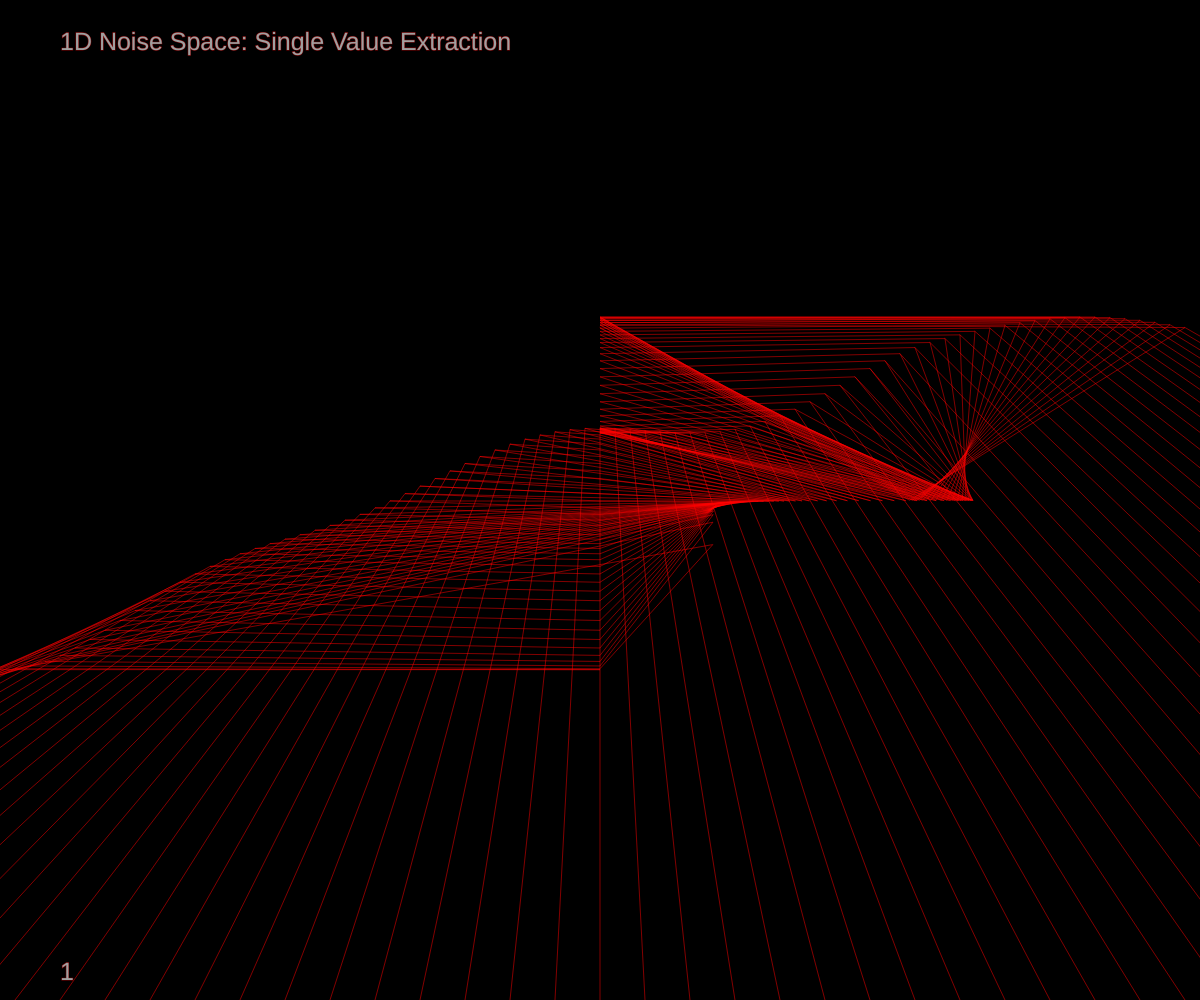
Frame 1 (no input)
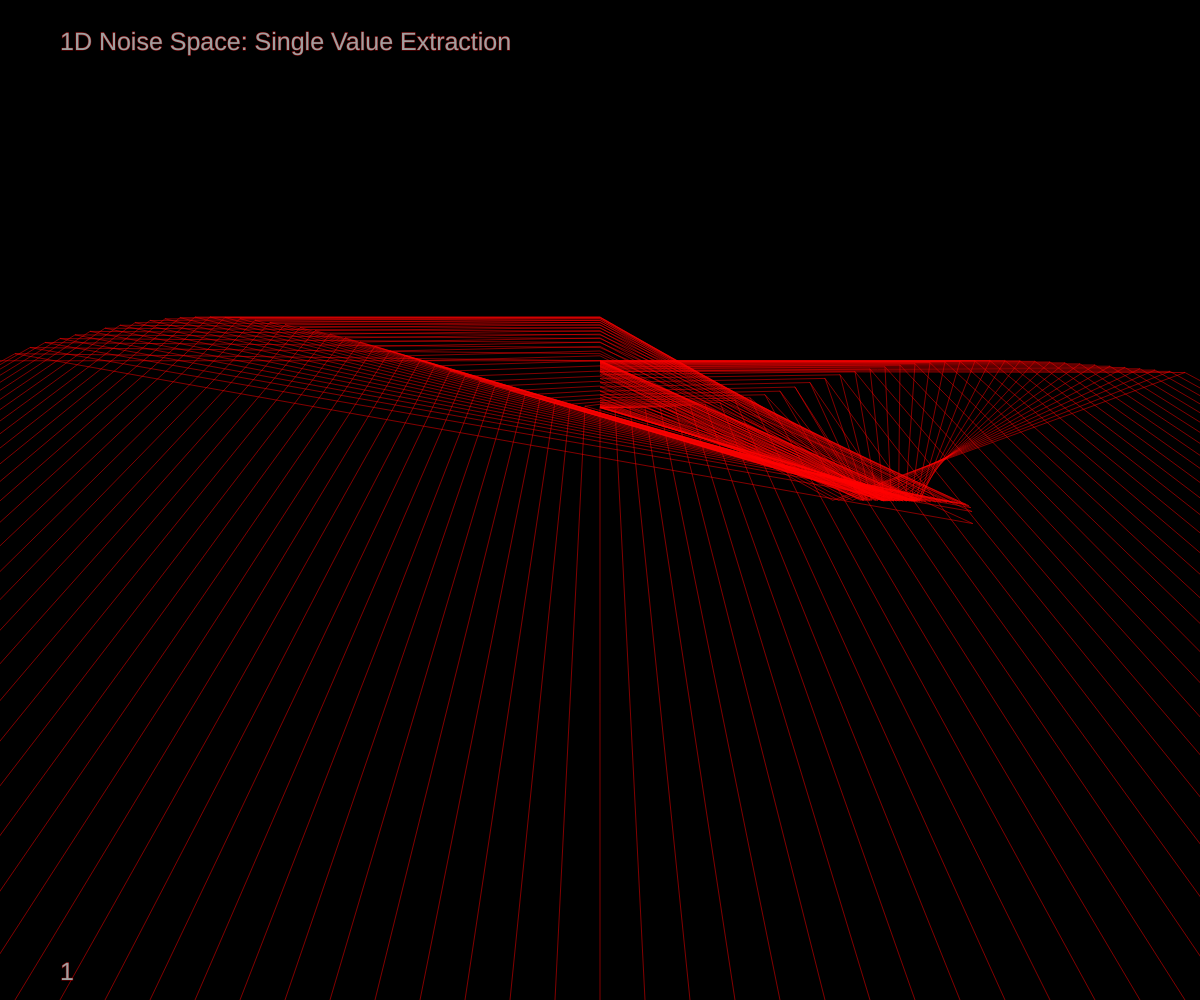
Frame 60 (no input)
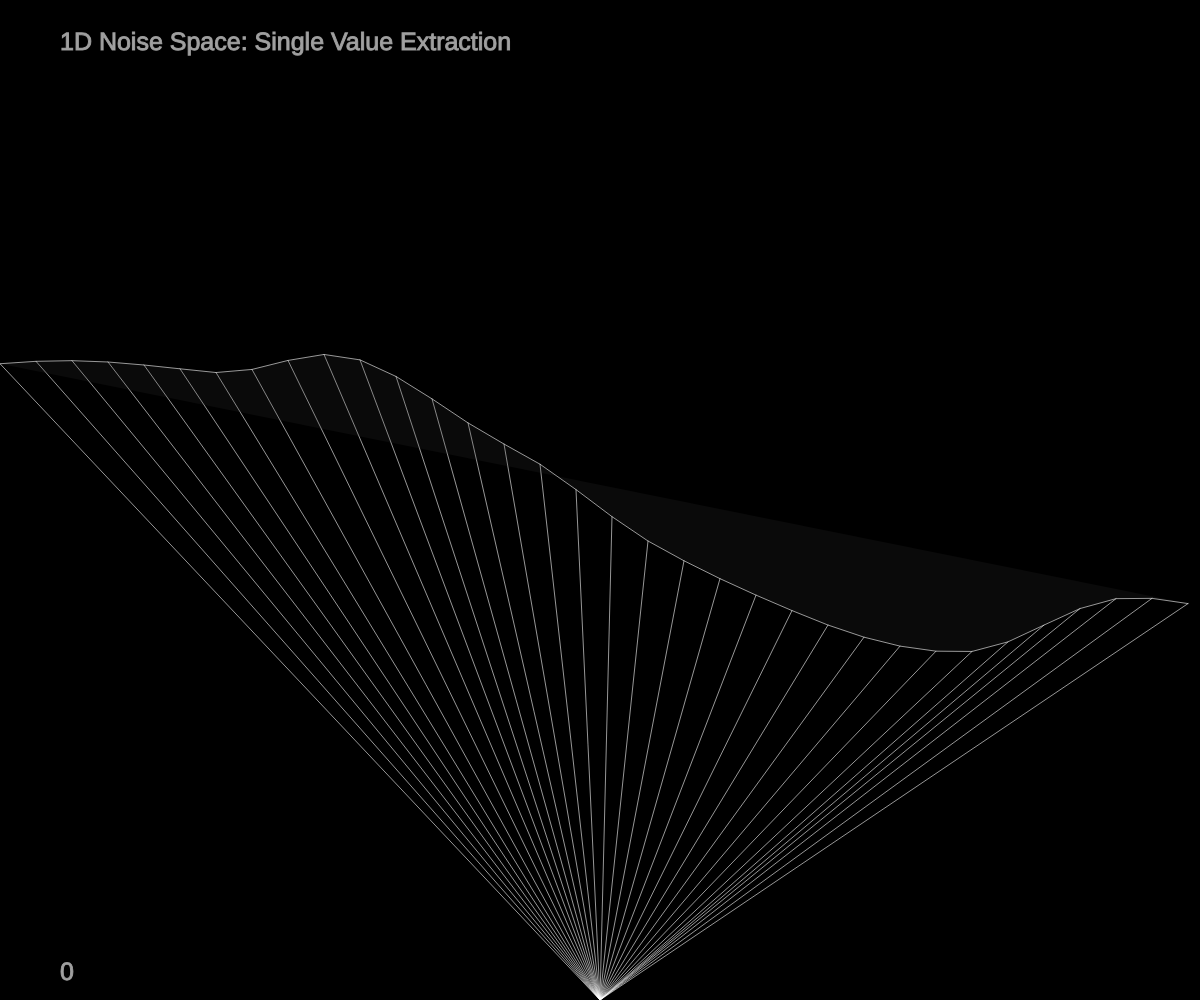
Frame 120 (the mouse pressed at the canvas centre since frame 60)

The p5.js sketch that drew these frames (run headless with seeded random() and noise() and a simulated clock; from frame 60 on, the mouse is pressed at the canvas centre):

// p5.js sketch
// ── sketch.js
/*jstephens p5_gungfu 2016_06
perlin noise from shiffman
TODO:
**simplest version possible that still does the following:
[x] switch case function

scan across perlin space such that 
xoff initial value increments at every loop
while it continues to increment across the screen width within each loop

[]  y = sin 
[]  y = additive sin+noise wave (sin dominant)
[]  y = additive sin+noise wave (noise dominant
*/
var pageTitle = "1D Noise Space: Single Value Extraction";

var INNER_WIDTH = window.innerWidth;
var INNER_HEIGHT= window.innerHeight;
var graphVersion = 1;
var graphVersionNum = graphVersion;
var randGraphType = 2;
var randIncrementScl = 1;
var randAnchorXaxis  = 3;
var randMapWidthScl  = 2;

var randFillGrey     = 122;
var randFillAlpha    = 100;
var randWidthFlair   = 1;
var randSkip=15;
var start=0;
var xoff=0;
var start2=1000;
var xoff2=0;

var randFillSwitch   = 0;
var vertex2IsOn = false;
var vertexSwitch = 0;
var isClosed    = true;

var increment = .01;
var color00;
var color01; 
 
function setup(){
  createCanvas(INNER_WIDTH, INNER_HEIGHT);
  background(0);
}

function draw(){
  switchGraphs();
  drawPageTitle();
}
function switchGraphs(){
  fill(255);
  switch(graphVersion){
    case 0:
      graphNoise00();
      break;
    case 1:
      graphNoise01();
      break;
    case 2:
      graphNoise02();
      break;
    case 3:
      graphNoise03();
      break;
    default:
  }
}


function graphNoise00(){
  background(0);
  //color00 = noise(xoff)*255;
  
  if (randFillSwitch == 0){
    noFill();
  } else {
    fill(randFillGrey, randFillAlpha);
    //fill(noise(xoff)*255);
  }
  
  //noFill();
  //fill(255,85);
  stroke(255,150);
  //update xoff initial value at each loop
  xoff = start;
  
  beginShape();
  //randSkip =15;
  for (var x = 0; x < INNER_WIDTH; x+=randSkip){
    var y = noise(xoff)*height;
    var other = noise(xoff+5)*width;
    
    //vertex2IsOn = true;
  
    
    vertex(x,y);
    if (vertex2IsOn){
      //vertex(y,x);
      //vertex(x/y*width,y);//this one
      //vertex(other,x/y*width);//
      //vertex(width-x,y);
      vertex(other,(y/x+(height*.5)));//dope
      vertex(width/2,0);
    }
    
    //randGraphType = 5;
    if (randGraphType == 0){
      line(x*3,height,x,y);
    } else if (randGraphType == 1){
      line(x*randAnchorXaxis,height,x,y);
    } else if (randGraphType == 2){
      var mappedX = map(x,0,width, width*-.5, width+(width*.5));
      line(mappedX,height,x,y);
    } else if (randGraphType == 3){
      var mappedX = map(x,0,width, width*(-randWidthFlair), width*(randWidthFlair*2));
      line(mappedX,height,x,y);
    } else if (randGraphType == 4){
      var mappedY = map(y,0,height, width*(-randWidthFlair), width*(randWidthFlair*2));
      line(width/2,mappedY,x,y);
    } else {
      //line(width/2,other,x,y);
      line(width/2,height,x,y);
    }
    // randomly alter the increment value 
    // multiple by scale compensates for the x+=skip of the forloop
    xoff += (increment*randIncrementScl);
  }
  endShape();
  /*
  if (randSkip < 25){
    endShape(CLOSED);
  } else {
    endShape();
  }
  */
  //then increment start, which will increment xoff
  start += increment;
}


function graphNoise01(){
  //background(0);
  
  if (randFillSwitch == 0){
    background(0);
    noFill();
  } else {
    //fill(randFillGrey, randFillAlpha);
    //fill(randFillGrey, noise(xoff)*100);
    //fill(40, noise(xoff)*100);
    fill(20,90);
  }
  stroke(255,0,0,130);
  //update xoff initial value at each loop
  xoff = start;
  xoff2 = start2;
  
  beginShape();
  //randSkip =45;
  for (var x = 0; x < INNER_WIDTH; x+=randSkip){
    var y = noise(xoff)*height;
    var other = noise(xoff2)*width;
    var mapX = map(x,0,width, -width, 2*width);
    //vertexSwitch = 3;
    switch(vertexSwitch){
      case 0:
        vertex(x,y);
        vertex(other,(y/x+(height*.5)));//dope
        vertex(width/2,y);
        break;
      case 1:
        vertex(x,y);
        vertex(other,y);//
        break;
      case 2:
        //vertex(x,y);
        vertex(other,mapX);//this one
        vertex(x,y);
        break;
      case 3:
        //background(0);
        stroke(255,0,255,200);
        vertex(x,y);
        var xRange = map(other,0,width, -width*(randMapWidthScl, width*randMapWidthScl));
        vertex(xRange,(y*(y/height)));//dop
        vertex(other,(height-y));//dope
        //vertex(x,y);
        break;
      case 4:
        stroke(255,0,0,130);
        //fill(200,100);
        vertex(width-other,y);
        //vertex(x,y);
        var yRange = map(other,0,height, -height*(randMapWidthScl), height*randMapWidthScl);
        var xRange = map(y,0,width, -width*(randMapWidthScl), width*randMapWidthScl);
        vertex(yRange,xRange);
        vertex(other,(height-y));//dope
        vertex(x,y);
        
        break;
      default:
        vertex(x,y);
      }
      /*
    //vertex2IsOn = true;
    if (vertex2IsOn){
      //vertex(y,x);
      //vertex(x/y*width,y);//this one
      //vertex(other,x/y*width);//
      //vertex(width-x,y);
      //vertex(x/y*width,height-y);
      vertex(x,y);
      vertex(other,(y/x+(height*.5)));//dope
      vertex(width/2,0);
    } else {
    vertex(x,y);
    vertex(other,x/y);//dope
    }
    //vertex(other,(y/x+(height*.5)));//dope
    
    //vertex(other,(y/x+(other)));//dope
    //vertex(width/2,0);
    */

    //randGraphType = 5;
    if (randGraphType == 0){
      line(x*3,height,x,y);
    } else if (randGraphType == 1){
      line(x*randAnchorXaxis,height,x,y);
    } else if (randGraphType == 2){
      var mappedX = map(x,0,width, -width, width+(width));
      line(mappedX,height,x,y);
    } else if (randGraphType == 3){
      var mappedX = map(x,0,width, width*(-randWidthFlair), width*(randWidthFlair*2));
      line(mappedX,height,x,y);
    } else if (randGraphType == 4){
      var mappedY = map(y,0,height, width*(-randWidthFlair), width*(randWidthFlair*2));
      //line(width/2,mappedY,x,y);
      line(other,mappedY,x,y);
      //line(mouseX,mouseY,x,y);
      
    } else {
      line(width/2,other,x,y);
      //line(y/5,other,x,y);
      //line(width/2,height,x,y);
    }
    // randomly alter the increment value 
    // multiple by scale compensates for the x+=skip of the forloop
    xoff += (increment*randIncrementScl);
    xoff2 += (increment*randIncrementScl);
  }
  if (randSkip < 5){
    endShape(CLOSED);
  } else {
    endShape();
  }
  //then increment start, which will increment xoff
  start += increment;
  start2 += increment;
}


function mousePressed(){
  background(0);
  graphVersion += 1;
  graphVersion %= 2;
  graphVersionNum = graphVersion;
  
  //pick a new configuration upon each iteration
  randGraphType    = floor(random(7));
  randIncrementScl = floor(random(2,10));
  randSkip         = floor(random(10,46));
  randAnchorXaxis  = random(.1,3);
  randFillSwitch   = floor(random(2));
  randWidthFlair   = random(1,5);
  randFillGrey     = random(255);
  randFillAlpha     = random(255);
  randMapWidthScl  = random(1,15);
  
  
  vertexSwitch +=1;
  vertexSwitch %=5;
  
  //vertexSwitch = floor(random(2));
  if (vertexSwitch ==0){
    vertex2IsOn = !vertex2IsOn;
  }
  
  
  console.log('randGraphType=' + randGraphType + ' randIncrementScl=' + randIncrementScl + ' randSkip=' + randSkip + ' randAnchorXaxis=' + randAnchorXaxis + ' randFillSwitch=' + randFillSwitch + ' randWidthFlair=' + randWidthFlair + ' vertex2IsOn=' + vertex2IsOn + ' vertexSwitch=' + vertexSwitch);
  
  switchGraphs();
  drawPageTitle();  
}

function graphNoise02(){
  color00 = noise(xoff)*255;
  noFill();
  stroke(255-color00,color00*2);
  beginShape();
  for (var x = 0; x < INNER_WIDTH; x++){
    var y = noise(xoff)*height;
    vertex(x,y);
    xoff += increment;
  }
  endShape();
}

function graphNoise03(){
  fill(255,5);
  stroke(0,100);
  //color01 = noise(xoff)*255;
  //fill(color01,90);
  beginShape();
  for (var x = 0; x < INNER_WIDTH; x++){
    var y = noise(xoff)*height;
    vertex(x,y);
    xoff += increment;
  }
  endShape();
}

function graphNoise04(){
  color00 = noise(xoff)*255;
  fill(color00,255);
  //noFill();
  stroke(255-color00);
  beginShape();
  for (var x = 0; x < INNER_WIDTH; x++){
    var y = noise(xoff)*height;
    vertex(x,y);
    xoff += increment;
  }
  endShape();
}


function drawPageTitle(){
  fill(160);
  textSize(25);
  text(pageTitle, width*.05, height*.05);
  text(graphVersionNum,width*.05,height*.98);
}
